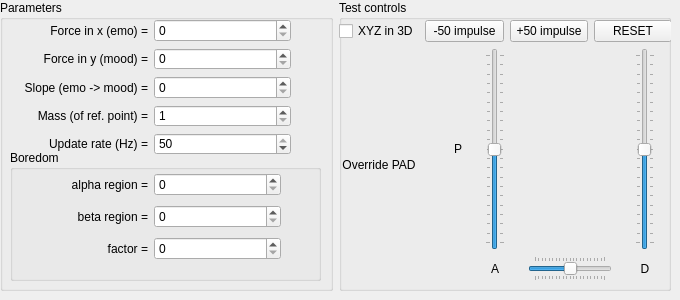
    <widget class="QWidget" name="tabEmoMood">
     <property name="sizePolicy">
      <sizepolicy hsizetype="Preferred" vsizetype="Minimum">
       <horstretch>0</horstretch>
       <verstretch>0</verstretch>
      </sizepolicy>
     </property>
     <attribute name="title">
      <string>Emotion / Mood</string>
     </attribute>
     <widget class="QWidget" name="horizontalLayoutWidget">
      <property name="geometry">
       <rect>
        <x>0</x>
        <y>0</y>
        <width>671</width>
        <height>291</height>
       </rect>
      </property>
      <layout class="QHBoxLayout" name="horizontalLayout">
       <item>
        <widget class="QGroupBox" name="groupBox_2">
         <property name="title">
          <string>Parameters</string>
         </property>
         <widget class="QWidget" name="gridLayoutWidget_2">
          <property name="geometry">
           <rect>
            <x>10</x>
            <y>19</y>
            <width>321</width>
            <height>136</height>
           </rect>
          </property>
          <layout class="QGridLayout" name="gridLayout_2">
           <item row="1" column="0">
            <widget class="QLabel" name="label_3">
             <property name="toolTip">
              <string>Figure 4.2a (p. 88)</string>
             </property>
             <property name="layoutDirection">
              <enum>Qt::LeftToRight</enum>
             </property>
             <property name="text">
              <string>Force in y (mood) =</string>
             </property>
             <property name="alignment">
              <set>Qt::AlignRight|Qt::AlignTrailing|Qt::AlignVCenter</set>
             </property>
            </widget>
           </item>
           <item row="0" column="0">
            <widget class="QLabel" name="label_2">
             <property name="toolTip">
              <string>Figure 4.2a (p. 88)</string>
             </property>
             <property name="layoutDirection">
              <enum>Qt::LeftToRight</enum>
             </property>
             <property name="text">
              <string>Force in x (emo) =</string>
             </property>
             <property name="alignment">
              <set>Qt::AlignRight|Qt::AlignTrailing|Qt::AlignVCenter</set>
             </property>
            </widget>
           </item>
           <item row="0" column="1">
            <widget class="QSpinBox" name="spinBoxForceX">
             <property name="toolTip">
              <string>range [0, 100]</string>
             </property>
             <property name="maximum">
              <number>100</number>
             </property>
            </widget>
           </item>
           <item row="1" column="1">
            <widget class="QSpinBox" name="spinBoxForceY">
             <property name="toolTip">
              <string>range [0, 100]</string>
             </property>
             <property name="maximum">
              <number>100</number>
             </property>
            </widget>
           </item>
           <item row="0" column="2">
            <spacer name="horizontalSpacer">
             <property name="orientation">
              <enum>Qt::Horizontal</enum>
             </property>
             <property name="sizeType">
              <enum>QSizePolicy::Fixed</enum>
             </property>
             <property name="sizeHint" stdset="0">
              <size>
               <width>40</width>
               <height>20</height>
              </size>
             </property>
            </spacer>
           </item>
           <item row="1" column="2">
            <spacer name="horizontalSpacer_2">
             <property name="orientation">
              <enum>Qt::Horizontal</enum>
             </property>
             <property name="sizeType">
              <enum>QSizePolicy::Fixed</enum>
             </property>
             <property name="sizeHint" stdset="0">
              <size>
               <width>40</width>
               <height>20</height>
              </size>
             </property>
            </spacer>
           </item>
           <item row="2" column="0">
            <widget class="QLabel" name="label_4">
             <property name="toolTip">
              <string>Figure 4.2a (p. 88)</string>
             </property>
             <property name="layoutDirection">
              <enum>Qt::LeftToRight</enum>
             </property>
             <property name="text">
              <string>Slope (emo -&gt; mood) =</string>
             </property>
             <property name="alignment">
              <set>Qt::AlignRight|Qt::AlignTrailing|Qt::AlignVCenter</set>
             </property>
            </widget>
           </item>
           <item row="3" column="0">
            <widget class="QLabel" name="label_5">
             <property name="toolTip">
              <string>Figure 4.2a (p. 88)</string>
             </property>
             <property name="layoutDirection">
              <enum>Qt::LeftToRight</enum>
             </property>
             <property name="text">
              <string>Mass (of ref. point) =</string>
             </property>
             <property name="alignment">
              <set>Qt::AlignRight|Qt::AlignTrailing|Qt::AlignVCenter</set>
             </property>
            </widget>
           </item>
           <item row="4" column="0">
            <widget class="QLabel" name="label_6">
             <property name="toolTip">
              <string>The internal simulation rate in Hertz</string>
             </property>
             <property name="layoutDirection">
              <enum>Qt::LeftToRight</enum>
             </property>
             <property name="text">
              <string>Update rate (Hz) =</string>
             </property>
             <property name="alignment">
              <set>Qt::AlignRight|Qt::AlignTrailing|Qt::AlignVCenter</set>
             </property>
            </widget>
           </item>
           <item row="2" column="2">
            <spacer name="horizontalSpacer_3">
             <property name="orientation">
              <enum>Qt::Horizontal</enum>
             </property>
             <property name="sizeType">
              <enum>QSizePolicy::Fixed</enum>
             </property>
             <property name="sizeHint" stdset="0">
              <size>
               <width>40</width>
               <height>20</height>
              </size>
             </property>
            </spacer>
           </item>
           <item row="3" column="2">
            <spacer name="horizontalSpacer_4">
             <property name="orientation">
              <enum>Qt::Horizontal</enum>
             </property>
             <property name="sizeType">
              <enum>QSizePolicy::Fixed</enum>
             </property>
             <property name="sizeHint" stdset="0">
              <size>
               <width>40</width>
               <height>20</height>
              </size>
             </property>
            </spacer>
           </item>
           <item row="4" column="2">
            <spacer name="horizontalSpacer_5">
             <property name="orientation">
              <enum>Qt::Horizontal</enum>
             </property>
             <property name="sizeType">
              <enum>QSizePolicy::Fixed</enum>
             </property>
             <property name="sizeHint" stdset="0">
              <size>
               <width>40</width>
               <height>20</height>
              </size>
             </property>
            </spacer>
           </item>
           <item row="2" column="1">
            <widget class="QSpinBox" name="spinBoxSlope">
             <property name="toolTip">
              <string>range [0, 1000]</string>
             </property>
             <property name="maximum">
              <number>1000</number>
             </property>
            </widget>
           </item>
           <item row="3" column="1">
            <widget class="QSpinBox" name="spinBoxMass">
             <property name="toolTip">
              <string>range [1, 10000]</string>
             </property>
             <property name="minimum">
              <number>1</number>
             </property>
             <property name="maximum">
              <number>10011</number>
             </property>
            </widget>
           </item>
           <item row="4" column="1">
            <widget class="QSpinBox" name="spinBoxUpdateRate">
             <property name="toolTip">
              <string>range [0, 50]</string>
             </property>
             <property name="maximum">
              <number>50</number>
             </property>
             <property name="value">
              <number>50</number>
             </property>
            </widget>
           </item>
          </layout>
         </widget>
         <widget class="QGroupBox" name="groupBox_3">
          <property name="geometry">
           <rect>
            <x>10</x>
            <y>150</y>
            <width>311</width>
            <height>131</height>
           </rect>
          </property>
          <property name="title">
           <string>Boredom</string>
          </property>
          <widget class="QWidget" name="gridLayoutWidget_3">
           <property name="geometry">
            <rect>
             <x>10</x>
             <y>20</y>
             <width>301</width>
             <height>95</height>
            </rect>
           </property>
           <layout class="QGridLayout" name="gridLayout_3">
            <item row="0" column="1">
             <widget class="QLabel" name="label_7">
              <property name="toolTip">
               <string>Figure 4.2b (p. 88)</string>
              </property>
              <property name="layoutDirection">
               <enum>Qt::LeftToRight</enum>
              </property>
              <property name="text">
               <string>alpha region =</string>
              </property>
              <property name="alignment">
               <set>Qt::AlignRight|Qt::AlignTrailing|Qt::AlignVCenter</set>
              </property>
             </widget>
            </item>
            <item row="0" column="2">
             <widget class="QSpinBox" name="spinBoxAlpha">
              <property name="toolTip">
               <string>range [0, 50]</string>
              </property>
              <property name="maximum">
               <number>50</number>
              </property>
             </widget>
            </item>
            <item row="0" column="3">
             <spacer name="horizontalSpacer_6">
              <property name="orientation">
               <enum>Qt::Horizontal</enum>
              </property>
              <property name="sizeType">
               <enum>QSizePolicy::Fixed</enum>
              </property>
              <property name="sizeHint" stdset="0">
               <size>
                <width>40</width>
                <height>20</height>
               </size>
              </property>
             </spacer>
            </item>
            <item row="1" column="1">
             <widget class="QLabel" name="label_8">
              <property name="toolTip">
               <string>Figure 4.2b (p. 88)</string>
              </property>
              <property name="layoutDirection">
               <enum>Qt::LeftToRight</enum>
              </property>
              <property name="text">
               <string>beta region =</string>
              </property>
              <property name="alignment">
               <set>Qt::AlignRight|Qt::AlignTrailing|Qt::AlignVCenter</set>
              </property>
             </widget>
            </item>
            <item row="2" column="1">
             <widget class="QLabel" name="label_9">
              <property name="contextMenuPolicy">
               <enum>Qt::NoContextMenu</enum>
              </property>
              <property name="toolTip">
               <string>How fast should the agent get bored?</string>
              </property>
              <property name="layoutDirection">
               <enum>Qt::LeftToRight</enum>
              </property>
              <property name="locale">
               <locale language="English" country="UnitedStates"/>
              </property>
              <property name="text">
               <string>factor =</string>
              </property>
              <property name="alignment">
               <set>Qt::AlignRight|Qt::AlignTrailing|Qt::AlignVCenter</set>
              </property>
             </widget>
            </item>
            <item row="1" column="2">
             <widget class="QSpinBox" name="spinBoxBeta">
              <property name="toolTip">
               <string>range [0, 50]</string>
              </property>
              <property name="maximum">
               <number>50</number>
              </property>
             </widget>
            </item>
            <item row="2" column="2">
             <widget class="QSpinBox" name="spinBoxFactor">
              <property name="toolTip">
               <string>range [0, 100]</string>
              </property>
              <property name="maximum">
               <number>100</number>
              </property>
             </widget>
            </item>
            <item row="1" column="3">
             <spacer name="horizontalSpacer_7">
              <property name="orientation">
               <enum>Qt::Horizontal</enum>
              </property>
              <property name="sizeType">
               <enum>QSizePolicy::Fixed</enum>
              </property>
              <property name="sizeHint" stdset="0">
               <size>
                <width>40</width>
                <height>20</height>
               </size>
              </property>
             </spacer>
            </item>
            <item row="2" column="3">
             <spacer name="horizontalSpacer_8">
              <property name="orientation">
               <enum>Qt::Horizontal</enum>
              </property>
              <property name="sizeType">
               <enum>QSizePolicy::Fixed</enum>
              </property>
              <property name="sizeHint" stdset="0">
               <size>
                <width>40</width>
                <height>20</height>
               </size>
              </property>
             </spacer>
            </item>
           </layout>
          </widget>
         </widget>
        </widget>
       </item>
       <item>
        <widget class="QGroupBox" name="groupBox">
         <property name="title">
          <string>Test controls</string>
         </property>
         <widget class="QWidget" name="gridLayoutWidget_4">
          <property name="geometry">
           <rect>
            <x>0</x>
            <y>20</y>
            <width>333</width>
            <height>261</height>
           </rect>
          </property>
          <layout class="QGridLayout" name="gridLayout_4">
           <item row="0" column="0">
            <widget class="QCheckBox" name="checkBoxShowIn3D">
             <property name="text">
              <string>XYZ in 3D</string>
             </property>
            </widget>
           </item>
           <item row="0" column="1">
            <layout class="QGridLayout" name="gridLayout_5">
             <item row="0" column="0">
              <widget class="QPushButton" name="pushButtonMinus50">
               <property name="toolTip">
                <string>Send negative impulse into dynamic space</string>
               </property>
               <property name="text">
                <string>-50 impulse</string>
               </property>
              </widget>
             </item>
             <item row="0" column="1">
              <widget class="QPushButton" name="pushButtonPlus50">
               <property name="toolTip">
                <string>Send positive impulse into dynamic space</string>
               </property>
               <property name="text">
                <string>+50 impulse</string>
               </property>
              </widget>
             </item>
             <item row="0" column="2">
              <widget class="QPushButton" name="pushButtonReset">
               <property name="toolTip">
                <string>Reset XYZ to zero</string>
               </property>
               <property name="text">
                <string>RESET</string>
               </property>
              </widget>
             </item>
            </layout>
           </item>
           <item row="2" column="1">
            <layout class="QGridLayout" name="gridLayout_6">
             <property name="sizeConstraint">
              <enum>QLayout::SetDefaultConstraint</enum>
             </property>
             <item row="0" column="0">
              <widget class="QLabel" name="label_13">
               <property name="sizePolicy">
                <sizepolicy hsizetype="Minimum" vsizetype="Preferred">
                 <horstretch>0</horstretch>
                 <verstretch>0</verstretch>
                </sizepolicy>
               </property>
               <property name="minimumSize">
                <size>
                 <width>20</width>
                 <height>0</height>
                </size>
               </property>
               <property name="maximumSize">
                <size>
                 <width>20</width>
                 <height>16777215</height>
                </size>
               </property>
               <property name="text">
                <string>P</string>
               </property>
               <property name="alignment">
                <set>Qt::AlignRight|Qt::AlignTrailing|Qt::AlignVCenter</set>
               </property>
              </widget>
             </item>
             <item row="0" column="3">
              <spacer name="horizontalSpacer_10">
               <property name="orientation">
                <enum>Qt::Horizontal</enum>
               </property>
               <property name="sizeType">
                <enum>QSizePolicy::Preferred</enum>
               </property>
               <property name="sizeHint" stdset="0">
                <size>
                 <width>25</width>
                 <height>15</height>
                </size>
               </property>
              </spacer>
             </item>
             <item row="0" column="4">
              <widget class="QSlider" name="verticalSliderD">
               <property name="minimumSize">
                <size>
                 <width>20</width>
                 <height>0</height>
                </size>
               </property>
               <property name="maximumSize">
                <size>
                 <width>20</width>
                 <height>16777215</height>
                </size>
               </property>
               <property name="minimum">
                <number>-100</number>
               </property>
               <property name="maximum">
                <number>100</number>
               </property>
               <property name="orientation">
                <enum>Qt::Vertical</enum>
               </property>
               <property name="tickPosition">
                <enum>QSlider::TicksBothSides</enum>
               </property>
              </widget>
             </item>
             <item row="1" column="0">
              <spacer name="horizontalSpacer_9">
               <property name="orientation">
                <enum>Qt::Horizontal</enum>
               </property>
               <property name="sizeType">
                <enum>QSizePolicy::Fixed</enum>
               </property>
               <property name="sizeHint" stdset="0">
                <size>
                 <width>20</width>
                 <height>20</height>
                </size>
               </property>
              </spacer>
             </item>
             <item row="1" column="3">
              <widget class="QSlider" name="horizontalSliderA">
               <property name="sizePolicy">
                <sizepolicy hsizetype="Fixed" vsizetype="Preferred">
                 <horstretch>0</horstretch>
                 <verstretch>0</verstretch>
                </sizepolicy>
               </property>
               <property name="minimumSize">
                <size>
                 <width>70</width>
                 <height>0</height>
                </size>
               </property>
               <property name="minimum">
                <number>-100</number>
               </property>
               <property name="maximum">
                <number>100</number>
               </property>
               <property name="orientation">
                <enum>Qt::Horizontal</enum>
               </property>
               <property name="tickPosition">
                <enum>QSlider::TicksBothSides</enum>
               </property>
              </widget>
             </item>
             <item row="1" column="4">
              <widget class="QLabel" name="label_15">
               <property name="text">
                <string>D</string>
               </property>
               <property name="scaledContents">
                <bool>false</bool>
               </property>
               <property name="alignment">
                <set>Qt::AlignCenter</set>
               </property>
              </widget>
             </item>
             <item row="0" column="1">
              <widget class="QSlider" name="verticalSliderP">
               <property name="sizePolicy">
                <sizepolicy hsizetype="Preferred" vsizetype="Minimum">
                 <horstretch>0</horstretch>
                 <verstretch>0</verstretch>
                </sizepolicy>
               </property>
               <property name="minimumSize">
                <size>
                 <width>20</width>
                 <height>0</height>
                </size>
               </property>
               <property name="maximumSize">
                <size>
                 <width>20</width>
                 <height>16777215</height>
                </size>
               </property>
               <property name="minimum">
                <number>-100</number>
               </property>
               <property name="maximum">
                <number>100</number>
               </property>
               <property name="orientation">
                <enum>Qt::Vertical</enum>
               </property>
               <property name="tickPosition">
                <enum>QSlider::TicksBothSides</enum>
               </property>
              </widget>
             </item>
             <item row="1" column="1">
              <widget class="QLabel" name="label_14">
               <property name="text">
                <string>A</string>
               </property>
               <property name="scaledContents">
                <bool>false</bool>
               </property>
               <property name="alignment">
                <set>Qt::AlignCenter</set>
               </property>
              </widget>
             </item>
            </layout>
           </item>
           <item row="2" column="0">
            <widget class="QLabel" name="label_12">
             <property name="toolTip">
              <string>Set the PAD values manually</string>
             </property>
             <property name="text">
              <string>Override PAD</string>
             </property>
             <property name="alignment">
              <set>Qt::AlignCenter</set>
             </property>
            </widget>
           </item>
          </layout>
         </widget>
        </widget>
       </item>
      </layout>
     </widget>
    </widget>
